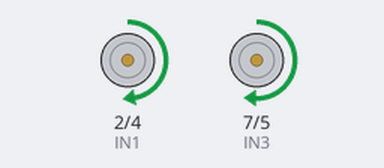
Simulated run of this sketch. Board: Arduino Uno, built with avr-gcc and run on an emulated ATmega328P. Shown: motor-driver pin pairs drawn as motors (green arrow = first pin HIGH = forward, orange = second pin HIGH = backward, longer = more drive, scaled by the enable pin).

Above: at 0.5 s.
Timing chart, 0 to 4.6 s (numbered marks = the images above):
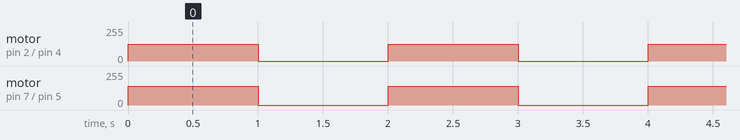

The sketch:

Moteur_1.ino
```cpp
#define   IN1   2
#define   IN2   4
#define   ENB   6
#define   IN3   7
#define   IN4   5
#define   ENA   3

int i=0;


void setup() {
pinMode(ENA , OUTPUT);
pinMode(IN1 , OUTPUT);
pinMode(IN2 , OUTPUT);
pinMode(ENB , OUTPUT);
pinMode(IN3 , OUTPUT);
pinMode(IN4 , OUTPUT);

analogWrite (ENA,127);
analogWrite (ENB,140);
}


void loop() {
  // put your main code here, to run repeatedly:
for(i;i<4;i++)
  {
  digitalWrite(IN1,HIGH);
  digitalWrite(IN2,LOW);
  digitalWrite(IN3,HIGH);
  digitalWrite(IN4,LOW);


  delay(1000);

  digitalWrite(IN1,LOW);
  digitalWrite(IN3,LOW);
  delay(1000);
  }
}
```

Measured:
- by itself, motor on pin 2 (IN1) / pin 4 (IN2): alternates forward 127/255 for 1.0 s and stopped for 1.0 s, 8 changes in all, then stays stopped
- by itself, motor on pin 7 (IN3) / pin 5 (IN4): alternates forward 140/255 for 1.0 s and stopped for 1.0 s, 8 changes in all, then stays stopped
